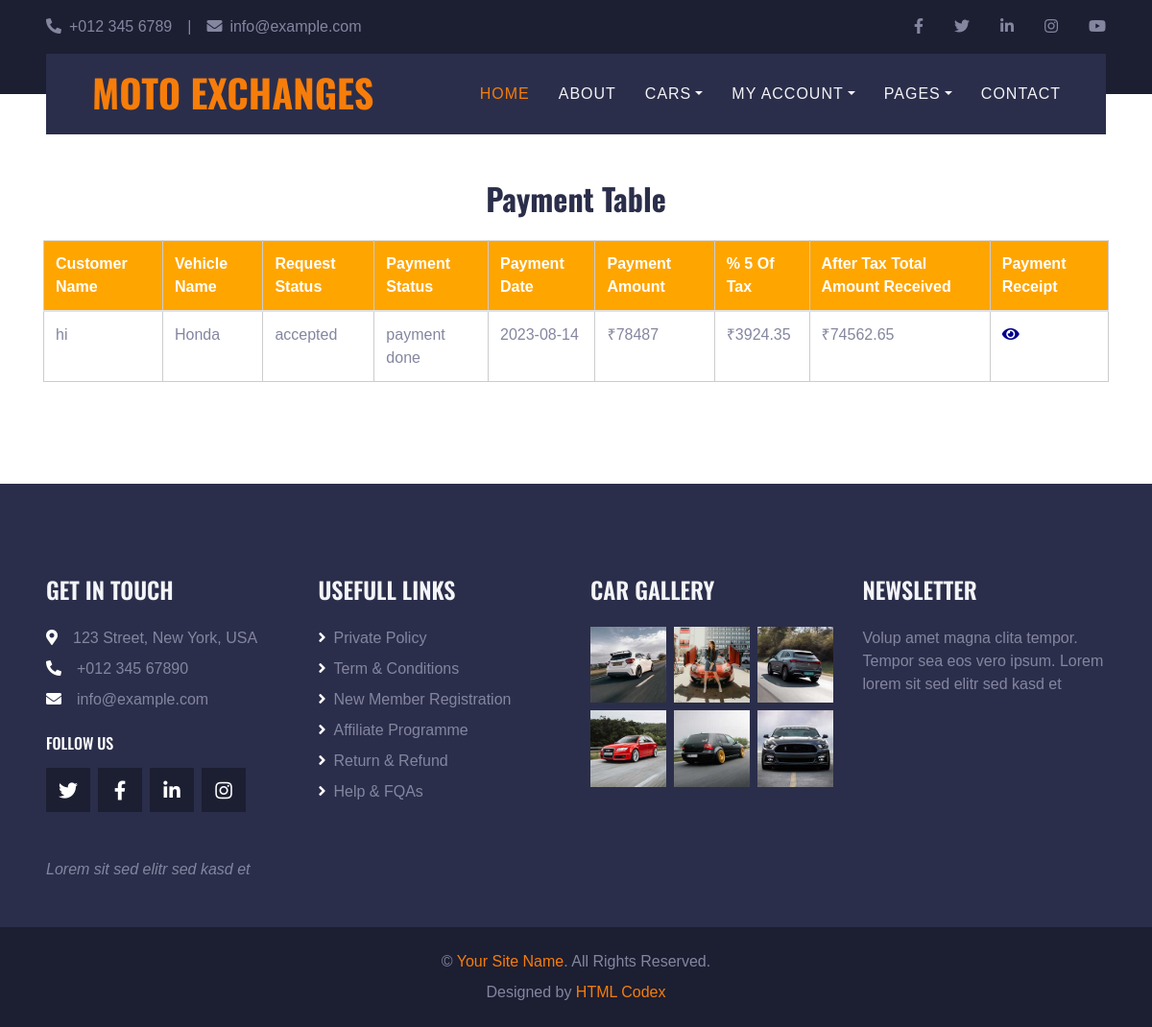
Page /customer/carpaymentt.php?vehicle_id=32 on the committed database.
### tables this page shows
CREATE TABLE IF NOT EXISTS `tbl_payment` (
  `pay_id` int NOT NULL AUTO_INCREMENT,
  `req_id` int NOT NULL,
  `pay_date` date NOT NULL,
  `pay_amount` float NOT NULL,
  `pay_status` varchar(40) NOT NULL,
  `fromaccount` float NOT NULL,
  `toaccount` int NOT NULL,
  `role` varchar(30) NOT NULL,
  `cust_id` int NOT NULL,
  `vehicle_id` int NOT NULL,
  PRIMARY KEY (`pay_id`)
);

CREATE TABLE IF NOT EXISTS `tbl_cust` (
  `cust_id` int NOT NULL AUTO_INCREMENT,
  `cust_name` varchar(30) NOT NULL,
  `email` varchar(30) NOT NULL,
  `contact` bigint NOT NULL,
  `housename` text NOT NULL,
  `dis_id` int NOT NULL,
  `loc_id` int NOT NULL,
  `pincode` int NOT NULL,
  `log_id` int NOT NULL,
  `id_proof` int NOT NULL,
  `imgc` text NOT NULL,
  `log_password` varchar(20) NOT NULL,
  `reg_date` date NOT NULL,
  PRIMARY KEY (`cust_id`)
);

CREATE TABLE IF NOT EXISTS `tbl_vehicle` (
  `vehicle_id` int NOT NULL AUTO_INCREMENT,
  `cust_id` int NOT NULL,
  `fuel_id` int NOT NULL,
  `comp_id` int NOT NULL,
  `model_id` int NOT NULL,
  `cur_km` int NOT NULL,
  `owner_status` text NOT NULL,
  `img1` text NOT NULL,
  `img2` text NOT NULL,
  `img3` text NOT NULL,
  `desp` text NOT NULL,
  `post_date` date NOT NULL,
  `rate` float NOT NULL,
  `man_date` date NOT NULL,
  `bod_id` int NOT NULL,
  `dis_id` int NOT NULL,
  `loc_id` int NOT NULL,
  `ve_name` varchar(40) NOT NULL,
  PRIMARY KEY (`vehicle_id`)
);

CREATE TABLE IF NOT EXISTS `tbl_req` (
  `req_id` int NOT NULL AUTO_INCREMENT,
  `cust_id` int NOT NULL,
  `req_date` date NOT NULL,
  `des` text NOT NULL,
  `remark` text NOT NULL,
  `test_date` date NOT NULL,
  `status` text NOT NULL,
  `vehicle_id` int NOT NULL,
  PRIMARY KEY (`req_id`)
);

### dboperation.php (called while the page is built, shortened)
<?php
class dboperation
{
public $con,$res;
function __construct()
{
$this->con=mysqli_connect("localhost","root","","secondhandcar");
}
public function query($sql)
{
$this->res=mysqli_query($this->con,$sql);
return $this->res;
}
}
?>

### customer/carpaymentt.php (the view, shortened to what this page needs)
<?php
include("headervview.php");
?>
<!doctype html>
<html lang="en">
<head>
</head>
<body>
<section class="ftco-section">
    <div class="container">
        <div class="row justify-content-center">
        </div>
        <div class="row">
            <div class="col-md-12">
                <h2 class="text-center mb-4">Payment Table</h2>
                <div class="table-wrap">
                <?php
                    require_once("../dboperation.php");
                    $obj = new dboperation();
                    $vehicle_id = $_GET['vehicle_id'];
                    $sql = "SELECT V.*, R.*, P.*, C.cust_name
                    FROM tbl_vehicle V
                    LEFT JOIN tbl_req R ON V.vehicle_id = R.vehicle_id
                    LEFT JOIN tbl_payment P ON R.req_id = P.req_id
                    LEFT JOIN tbl_cust C ON R.cust_id = C.log_id
                    WHERE V.vehicle_id = $vehicle_id";
                    $res = $obj->query($sql);
                    if ($res === false) {
                        echo "Error: " . mysqli_error($obj->get_connection());
                    } elseif(mysqli_num_rows($res) > 0) {
                        ?>
                        <table class="table">
                            <thead class="thead-primary">
                            <tr>
                                <th>Customer Name</th>
                                <th>Vehicle Name</th>
                                <th>Request Status</th>
                                <th>Payment Status</th>
                                <th>Payment Date</th>
                                <th>Payment Amount</th>
                                <th>% 5 Of Tax</th>
                                <th>After Tax Total Amount Received</th>
                                <th>Payment Receipt</th>
                            </tr>
                            </thead>
                            <tbody>
                            <?php
                            while($display = mysqli_fetch_assoc($res)) {
                                if (isset($display["pay_status"]) && $display["pay_status"] == "payment done") {
                                    $payAmount = $display["pay_amount"];
                                    $tax = ($payAmount * 5) / 100;
                                    $afterTaxTotal = $payAmount - $tax;
                                    ?>
                                    <tr>
                                    <td><?php echo $display["cust_name"]; ?></td>
                                    <td><?php echo $display["ve_name"]; ?></td>
                                    <td><?php echo $display["status"]; ?></td>
                                    <td><?php echo $display["pay_status"]; ?></td>
                                    <td><?php echo $display["pay_date"]; ?></td>
                                    <td>₹<?php echo $payAmount; ?></td>
                                    <td>₹<?php echo $tax; ?></td>
                                    <td>₹<?php echo $afterTaxTotal; ?></td>
                                    <td>
                                        <a href="paymentreceipt.php?vehicle_id=<?php echo $display["vehicle_id"]; ?>&requestid=<?php echo $display["req_id"]; ?>">
                                            <i class="fas fa-eye" style="color: darkblue;"></i>
                                        </a>
                                    </td>
                                    </tr>
                                    <?php
                                }
                            }
                            ?>
                            </tbody>
                        </table>
                        <?php
                    } else {
                        echo "No records found.";
                    }
                ?>
                </div>
            </div>
        </div>
    </div>
</section>
</body>
</html>
<?php
include("footercust.php");
?>

### customer/css/style.css (style rules this page uses)
:root { --primary: #F77D0A; --secondary: #2B2E4A; --light: #F4F5F8; --dark: #1C1E32; }
h1, h2, .font-weight-bold { font-weight: 700 !important; }

### customer/carpaymentt.php (style rules this page uses)
body { font-family: Arial, sans-serif; }
table { width: 100%; border-collapse: collapse; border: 1px solid #ccc; margin-top: 20px; }
th, td { text-align: left; padding: 10px; border-bottom: 1px solid #ccc; border-right: 1px solid #ccc; }
thead th { background-color: #FFA500; color: #fff; border-right: 1px solid #ccc; }

### rows in the picture
tbl_payment: tbl_cust.cust_name "hi", vehicle.ve_name "Honda", req.status "accepted", pay_status "payment done", pay_date "2023-08-14", pay_amount "78487", pay_amount "3924.35", pay_amount "74562.65"
